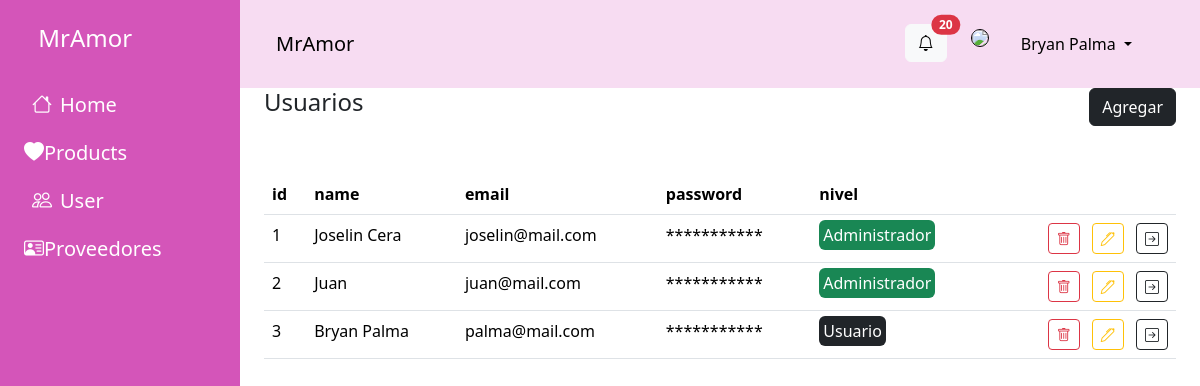
The app's page /users.php (signed in) with its own data.
### tables this page shows
CREATE TABLE users (
    id INTEGER not null auto_increment,
    name VARCHAR(50),
    email VARCHAR(100),
    password VARCHAR(255),
    level TINYINT,
    primary key (id)
);

### users.php (the view, shortened to what this page needs)
<?php
include "./php/conexion.php";
$sql="select * from users order by id";
$res=$conexion->query($sql) or die($conexion->error);
?>
<!DOCTYPE html>
<html lang="en">
<head>
  <link rel="stylesheet" href="https://cdn.jsdelivr.net/npm/bootstrap-icons@1.11.3/font/bootstrap-icons.min.css">
  <link href="https://cdn.jsdelivr.net/npm/bootstrap@5.3.3/dist/css/bootstrap.min.css" rel="stylesheet"
>
  <link href="https://cdn.jsdelivr.net/npm/@sweetalert2/theme-dark@4/dark.css" rel="stylesheet">
</head>
<body>
  <div class="d-flex">
    <?php
      include "./layouts/aside.php"
    ?>
    <main class="flex-grow-1">
      <?php
      include "./layouts/header.php"
    ?>
      <div class="mx-4 d-flex justify-content-between">
        <h1 class="h4">Usuarios</h1>
        <div>
          <button class="btn btn-dark" data-bs-toggle="modal" data-bs-target="#modal1Add">Agregar</button>
        </div>
      </div>
      <section class="mt-4 p-4">
        <table class="table">
          <thead>
            <tr>
              <th scope="col">id</th>
              <th scope="col">name</th>
              <th scope="col">email</th>
              <th scope="col">password</th>
              <th scope="col">nivel</th>
              <th></th>
            </tr>
          </thead>
          <tbody>
            <?php
            while($fila=mysqli_fetch_array($res)){
            ?>
            <tr>
              <td><?php echo $fila['id'] ?></td>
              <td><?php echo $fila['name'] ?></td>
              <td><?php echo $fila['email'] ?></td>
              <td>***********</td>
              <td><?php if($fila['level']==1){
                echo "<span class='rounded bg-success text-white p-1'>Administrador</span>";
              }else{
                echo "<span class='rounded bg-dark text-white p-1'>Usuario</span>";
              } ?></td>
              <td class="text-end">
                <form action="./php/delete_user.php" method="post" style="display:inline">
                  <button trpe="submit" class="btn btn-outline-danger btn-sm"
                  onclick="return confirm('Estas seguro de borrarlo?')">
                  <i class="bi bi-trash"></i>
                </button>
              </form>
                <button class="btn btn-outline-warning btn-sm mx-2 btnEdit"
                data-email="<?php echo $fila['email']; ?>"
                data-id="<?php echo $fila['id'] ?>"
                data-name="<?php echo $fila['name'] ?>"
                data-bs-toggle="modal" data-bs-target="#modalEdit">
                  <i class="bi bi-pen"></i>
                </button>
                <button class="btn btn-outline-dark btn-sm">
                  <i class="bi bi-arrow-right-square"></i>
                </button>
              </td>
            </tr>
            <?php
            }
            ?>
          </tbody>
        </table>
      </section>
    </main>
  </div>
</body>
</body>
</html>

### records on screen
users: id "1", name "Joselin Cera", email "joselin@mail.com", level "Administrador"
users: id "2", name "Juan", email "juan@mail.com", level "Administrador"
users: id "3", name "Bryan Palma", email "palma@mail.com", level "Usuario"

### other values on screen
$user['Nombre'] "Bryan Palma"
